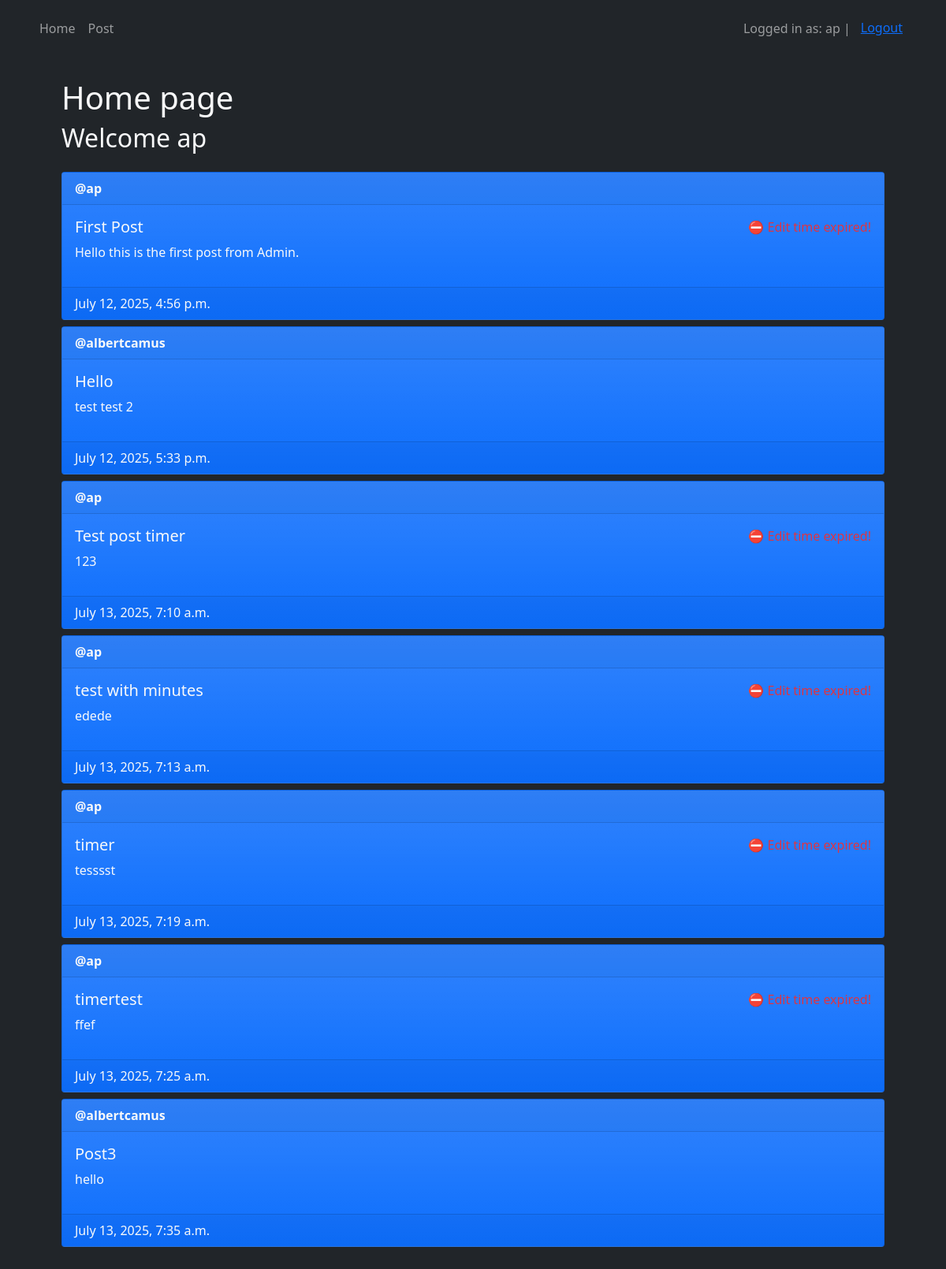
The app's page / (signed in) with its own data.
### main/models.py (models this page shows, shortened)
class Post(models.Model):
    author = models.ForeignKey(User, on_delete=models.CASCADE)
    title = models.CharField(max_length=200)
    description = models.TextField()
    created_at = models.DateTimeField(auto_now_add=True)
    updated_at = models.DateTimeField(auto_now=True)

### main/views.py (the view)
# urls.py: path('', views.home, name='home'),
@login_required(login_url=reverse_lazy('login'))
def home (request):
    posts = Post.objects.all()
    now = timezone.now()
    for post in posts:
        post.is_editable = (now - post.created_at) < timedelta(minutes=15)
    if request.method == "POST":
        post_id = request.POST.get("post-id")
        print(post_id)
        post = Post.objects.filter(id=post_id).first()  # .get(id=id) returns Object or Exception  .filter(id=id) returns first object or None
        if post and post.author == request.user:
            post.delete()
    context = {
        "posts" : posts,
    }
    return render(request, 'main/home.html', context)

### main/templates/main/home.html (shortened to what this page needs)
{% extends 'main/base.html' %}
{% block content %}
    <h1>Home page</h1>
    <h2 class="mb-4">Welcome {{ user.username }}</h2>
    {% for post in posts %}
        <div class="card mt-2 bg-primary bg-gradient text-light">
            <div class="card-header"><strong>@{{ post.author.username }}</strong></div>
            <div class="card-body d-flex flex-row justify-content-between">
                <div>
                    <h5 class="card-title">{{ post.title }}</h5>
                    <p>{{ post.description }}</p>
                </div>
                <div>
                    {% if user == post.author %}
                        {% if post.is_editable %}
                            <form action="" method="post">
                                {% csrf_token %}
                                <button type="submit" class="btn btn-danger badge" name="post-id" value="{{ post.id }}">DELETE</button>
                            </form>
                            <p id="timer-{{ post.id }}" class="fs-6 text-warning"></p>
                            <a id="edit-btn-{{ post.id }}" href="{% url 'edit_post' post.id %}" class="btn btn-outline-warning badge">
                                Edit Post
                            </a>
                            <script>
                                window.addEventListener("DOMContentLoaded", function () {
                                    const timerElement = document.getElementById("timer-{{ post.id }}");
                                    const editButton = document.getElementById("edit-btn-{{ post.id }}");
                                    if (!timerElement || !editButton) return;
                                    const deadline = new Date("{{ post.created_at|date:'Y-m-d\\TH:i:s' }}Z");
                                    deadline.setMinutes(deadline.getMinutes() + 15);
                                    function updateTimer() {
                                        const now = new Date();
                                        const diff = deadline - now;
                                        if (diff <= 0) {
                                            timerElement.innerHTML = "⛔ Edit time expired!";
                                            editButton.classList.add("disabled");
                                            editButton.setAttribute("aria-disabled", "true");
                                            editButton.style.pointerEvents = "none";
                                            return;
                                        }
                                        const minutes = Math.floor((diff % (1000 * 60 * 60)) / (1000 * 60));
                                        const seconds = Math.floor((diff % (1000 * 60)) / 1000);
                                        timerElement.innerHTML = `🕒 Time left: ${minutes}m ${seconds}s`;
                                    }
                                    updateTimer();
                                    setInterval(updateTimer, 1000);
                                });
                            </script>
                        {% else %}
                            <p class="text-danger">⛔ Edit time expired!</p>
                        {% endif %}
                    {% endif %}
                </div>
            </div>
            <div class="card-footer lead fs-6">
                {{ post.created_at }}
            </div>
        </div>
    {% empty %}
        <p>No posts yet.</p>
    {% endfor %}
{% endblock %}

### main/templates/main/base.html (shortened to what this page needs)
<!DOCTYPE html>
<html lang="en">
<head>
<link href="https://cdn.jsdelivr.net/npm/bootstrap@5.0.2/dist/css/bootstrap.min.css" rel="stylesheet">
</head>
<body class="bg-dark text-light">
    <nav class="navbar navbar-expand-lg bg-dark navbar-dark py-3 fixed-top">
        <div class="container">
            <div class="collapse navbar-collapse" id="navmenu">
                <ul class="navbar-nav">
                  <li class="nav-item">
                    <a href="{% url 'home' %}" class="nav-link">Home</a>
                  </li>
                  <li class="nav-item">
                    <a href="{% url 'create_post' %}" class="nav-link">Post</a>
                  </li>
                </ul>
            </div>
            <div class="collapse navbar-collapse" id="navmenu">
                <ul class="navbar-nav ms-auto">
                  {% if user.is_authenticated %}
                      <span class="navbar-text">Logged in as: {{ user.username }} | </span>
                      <li class="nav-item">
                        <form method="post" action="{% url 'logout' %}">
                          <button type="submit" class="btn btn-link">Logout</button>
                        </form>
                      </li>
                  {% else %}
                      <li class="nav-item">
                        <a href="{% url 'login' %}" class="nav-link">Login</a>
                      </li>
                  {% endif %}
                </ul>
            </div>
        </div>
    </nav>
    <div class="container mb-5 px-md-5 ">
        {% block content %}
        {% endblock %}
    </div>
</body>
</html>

### main/templates/main/base.html (style rules this page uses)
body::before { display: block; content: ''; height: 100px; }

### records on screen
Post: author.username "ap", title "First Post", description "Hello this is the first post from Admin.", shows "⛔ Edit time expired!", created_at "July 12, 2025, 4:56 p.m."
Post: author.username "albertcamus", title "Hello", description "test test 2", created_at "July 12, 2025, 5:33 p.m."
Post: author.username "ap", title "Test post timer", description "123", shows "⛔ Edit time expired!", created_at "July 13, 2025, 7:10 a.m."
Post: author.username "ap", title "test with minutes", description "edede", shows "⛔ Edit time expired!", created_at "July 13, 2025, 7:13 a.m."
Post: author.username "ap", title "timer", description "tesssst", shows "⛔ Edit time expired!", created_at "July 13, 2025, 7:19 a.m."
Post: author.username "ap", title "timertest", description "ffef", shows "⛔ Edit time expired!", created_at "July 13, 2025, 7:25 a.m."
Post: author.username "albertcamus", title "Post3", description "hello", created_at "July 13, 2025, 7:35 a.m."

### other values on screen
{{ user.username }} "ap"
